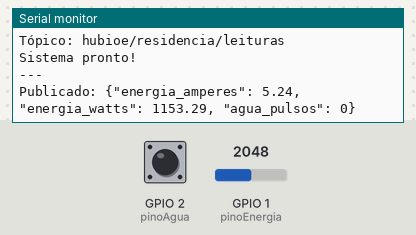
This sketch was run on a simulated ESP32-S3. Parts: the last lines printed to the serial monitor. Inputs (shaded band) come from the test bench; at power-on: GPIO 1 (pinoEnergia) = 2048, GPIO 2 (pinoAgua) HIGH. WiFi joins after 1.5 s; servers stay silent unless stated; no MQTT or app messages arrive unless stated.

Above: at 2.7 s.
2.8 s: GPIO 1 (pinoEnergia) set to 1960
At 4.2 s:
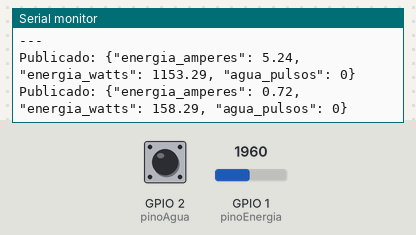
4.3 s: GPIO 2 (pinoAgua) pulled LOW for 0.15 s
5.9 s: GPIO 2 (pinoAgua) pulled LOW for 1 s
At 7.2 s:
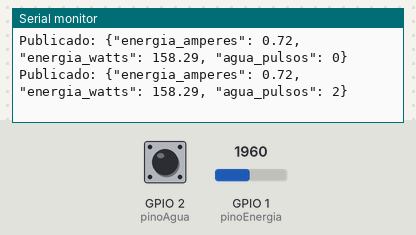
8.4 s: GPIO 1 (pinoEnergia) set to 2040
At 10.7 s:
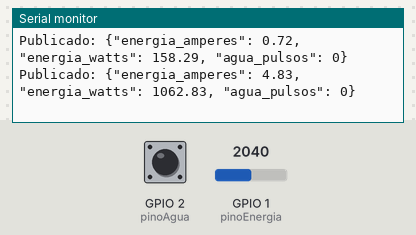
Timing chart, 0 to 10.9 s (numbered marks = the images above; inputs shaded):
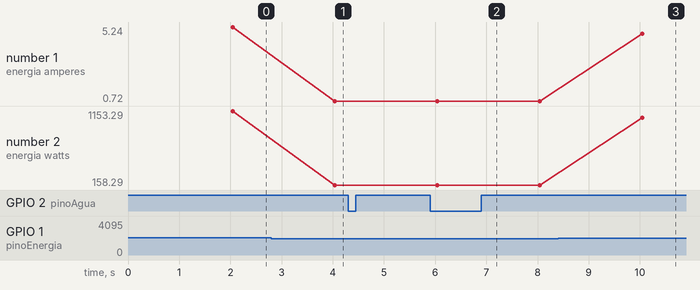

Measured:
- after the input at 2.8 s, the serial monitor: prints a new line after 1.2 s (image 1)
- after the input at 5.9 s, the serial monitor: prints a new line after 0.14 s (image 2)
- after the input at 8.4 s, the serial monitor: prints a new line after 1.6 s (image 3)
- plotted number 1: 5.24 → 0.72 after the input at 2.8 s, 0.72 → 4.83 after the input at 8.4 s
- plotted number 2: 1153.29 → 158.29 after the input at 2.8 s, 158.29 → 1062.83 after the input at 8.4 s

The sketch:

hub_ioe_heltec_v3.ino
```cpp
#include <WiFi.h>
#include <PubSubClient.h>

// ── CONFIGURAÇÕES WI-FI ─────────────────────────────────────
const char* WIFI_SSID     = "SEU_WIFI_AQUI";
const char* WIFI_PASSWORD = "SUA_SENHA_AQUI";

// ── CONFIGURAÇÕES MQTT ──────────────────────────────────────
const char* MQTT_BROKER    = "broker.hivemq.com";
const int   MQTT_PORT      = 1883;
const char* MQTT_TOPIC     = "hubioe/residencia/leituras";
const char* MQTT_CLIENT_ID = "hub_ioe_central_01";

// ── PINOS — Heltec WiFi LoRa 32 V3 ─────────────────────────
// Consultar pinout HTIT-WB32LA(F)_V3
const int pinoEnergia = 1;   // GPIO1 — ADC1_CH0 — sinal DC Offset
const int pinoAgua    = 2;   // GPIO2 — ADC1_CH1 — pulsos YF-S201

// ── CONSTANTES DO SENSOR DE CORRENTE ────────────────────────
// ESP32: ADC 12 bits → 0 a 4095 counts, referência 3,3V
//
// MidRail real medido no Nano = 1,568V
// Convertendo para 12 bits:
//   ADC_REPOUSO = (1568 / 3300) * 4095 ≈ 1946 counts
//
// ATENÇÃO: após montar o circuito no ESP32, rodar o sketch
// de calibração abaixo para obter o valor real, pois a
// tensão do divisor pode variar com a nova referência de 3,3V.
const int   ADC_REPOUSO  = 1946;   // ajustar após calibração
const int   NUM_AMOSTRAS = 200;
const float LIMIAR_RUIDO = 0.0;    // calibrar após primeira leitura

// ── VARIÁVEIS DO SENSOR DE ÁGUA ─────────────────────────────
volatile int contadorPulsos = 0;
unsigned long tempoAnterior = 0;

// ── OBJETOS ─────────────────────────────────────────────────
WiFiClient   wifiClient;
PubSubClient mqttClient(wifiClient);

// ── INTERRUPÇÃO YF-S201 ──────────────────────────────────────
// IRAM_ATTR: garante execução na RAM interna do ESP32
// para resposta rápida e segura durante a interrupção
void IRAM_ATTR contarPulso() {
  contadorPulsos++;
}

// ── CONEXÃO WI-FI ────────────────────────────────────────────
void conectarWiFi() {
  Serial.print("Conectando ao Wi-Fi: ");
  Serial.println(WIFI_SSID);
  WiFi.begin(WIFI_SSID, WIFI_PASSWORD);

  int tentativas = 0;
  while (WiFi.status() != WL_CONNECTED) {
    delay(500);
    Serial.print(".");
    tentativas++;
    if (tentativas > 30) {
      Serial.println("\nFalha no Wi-Fi! Reiniciando...");
      ESP.restart();
    }
  }
  Serial.println("\nWi-Fi conectado!");
  Serial.print("IP: ");
  Serial.println(WiFi.localIP());
}

// ── CONEXÃO MQTT ─────────────────────────────────────────────
void conectarMQTT() {
  mqttClient.setServer(MQTT_BROKER, MQTT_PORT);
  while (!mqttClient.connected()) {
    Serial.print("Conectando ao broker MQTT...");
    if (mqttClient.connect(MQTT_CLIENT_ID)) {
      Serial.println(" conectado!");
      Serial.print("Tópico: ");
      Serial.println(MQTT_TOPIC);
    } else {
      Serial.print(" falhou, rc=");
      Serial.print(mqttClient.state());
      Serial.println(" tentando novamente em 3s...");
      delay(3000);
    }
  }
}

// ── SETUP ────────────────────────────────────────────────────
void setup() {
  Serial.begin(115200);
  Serial.println("Hub IoE - Heltec WiFi LoRa 32 V3 iniciando...");

  // Sensor de água — pull-up interno evita leituras falsas
  pinMode(pinoAgua, INPUT_PULLUP);
  attachInterrupt(digitalPinToInterrupt(pinoAgua), contarPulso, FALLING);

  // Wi-Fi e MQTT
  conectarWiFi();
  conectarMQTT();

  Serial.println("Sistema pronto!");
  Serial.println("---");
}

// ── LOOP ─────────────────────────────────────────────────────
void loop() {
  // Mantém conexão MQTT ativa
  if (!mqttClient.connected()) {
    conectarMQTT();
  }
  mqttClient.loop();

  unsigned long tempoAtual = millis();

  if (tempoAtual - tempoAnterior >= 2000) {
    tempoAnterior = tempoAtual;

    // ── 1. LEITURA DA ENERGIA ────────────────────────────
    // Amostragem RMS: 200 leituras com 100µs de intervalo
    // → taxa de amostragem ≈ 10 kHz (suficiente para 60 Hz)
    long somaQuadrados = 0;
    for (int i = 0; i < NUM_AMOSTRAS; i++) {
      int leitura = analogRead(pinoEnergia);
      int desvio  = leitura - ADC_REPOUSO;
      somaQuadrados += (long)desvio * desvio;
      delayMicroseconds(100);
    }

    // Valor RMS do desvio em counts
    float rmsADC = sqrt((float)somaQuadrados / NUM_AMOSTRAS);

    // Converte counts → tensão RMS
    // ESP32: 3,3V / 4095 counts
    float tensaoRMS = rmsADC * (3.3 / 4095.0);

    // Converte tensão → corrente
    // Sensor 100A/1V: 1V pico → 100A pico
    // MidRail real = 1,568V → usado como referência de escala
    float correnteRMS = (tensaoRMS / 1.568) * 100.0;

    // Noise gate — zera leituras abaixo do limiar de ruído
    if (correnteRMS < LIMIAR_RUIDO) correnteRMS = 0.0;

    // Potência aparente — ajuste para 127.0 se rede for 127V
    float potenciaWatts = correnteRMS * 220.0;

    // ── 2. LEITURA DA ÁGUA ────────────────────────────────
    // Desabilita interrupção brevemente para leitura atômica
    detachInterrupt(digitalPinToInterrupt(pinoAgua));
    int pulsosAtuais = contadorPulsos;
    contadorPulsos   = 0;
    attachInterrupt(digitalPinToInterrupt(pinoAgua), contarPulso, FALLING);

    // ── 3. MONTA O JSON ───────────────────────────────────
    String payload = "{";
    payload += "\"energia_amperes\": " + String(correnteRMS, 2)   + ", ";
    payload += "\"energia_watts\": "   + String(potenciaWatts, 2) + ", ";
    payload += "\"agua_pulsos\": "     + String(pulsosAtuais);
    payload += "}";

    // ── 4. PUBLICA VIA MQTT ───────────────────────────────
    if (mqttClient.publish(MQTT_TOPIC, payload.c_str())) {
      Serial.print("Publicado: ");
      Serial.println(payload);
    } else {
      Serial.println("Falha ao publicar — reconectando...");
      conectarMQTT();
    }
  }
}

// ============================================================
//  SKETCH DE CALIBRAÇÃO DO MIDRail — rodar antes do firmware
//  principal para obter o ADC_REPOUSO real do circuito no ESP32
//
//  void setup() { Serial.begin(115200); }
//  void loop() {
//    long soma = 0;
//    for (int i = 0; i < 5000; i++) soma += analogRead(1);
//    float media = soma / 5000.0;
//    float tensao = media * (3.3 / 4095.0);
//    Serial.print("ADC medio: "); Serial.print(media);
//    Serial.print(" | MidRail: "); Serial.println(tensao, 4);
//    delay(1000);
//  }
// ============================================================

// ============================================================
//  NOTAS DE EXPANSÃO — NÓS DE ÁGUA COM LoRa (fase futura)
//
//  O Heltec V3 já possui rádio LoRa SX1276 integrado em 915MHz.
//  Cada nó remoto de água enviará pulsos do YF-S201 via LoRa
//  para este nó central, que agregará ao payload MQTT.
//
//  Biblioteca necessária: LoRa.h (Sandeep Mistry)
//
//  Tópicos MQTT futuros:
//    hubioe/residencia/leituras  ← este nó (energia + água local)
//    hubioe/agua/no1             ← nó remoto 1
//    hubioe/agua/no2             ← nó remoto 2
// ============================================================
```
